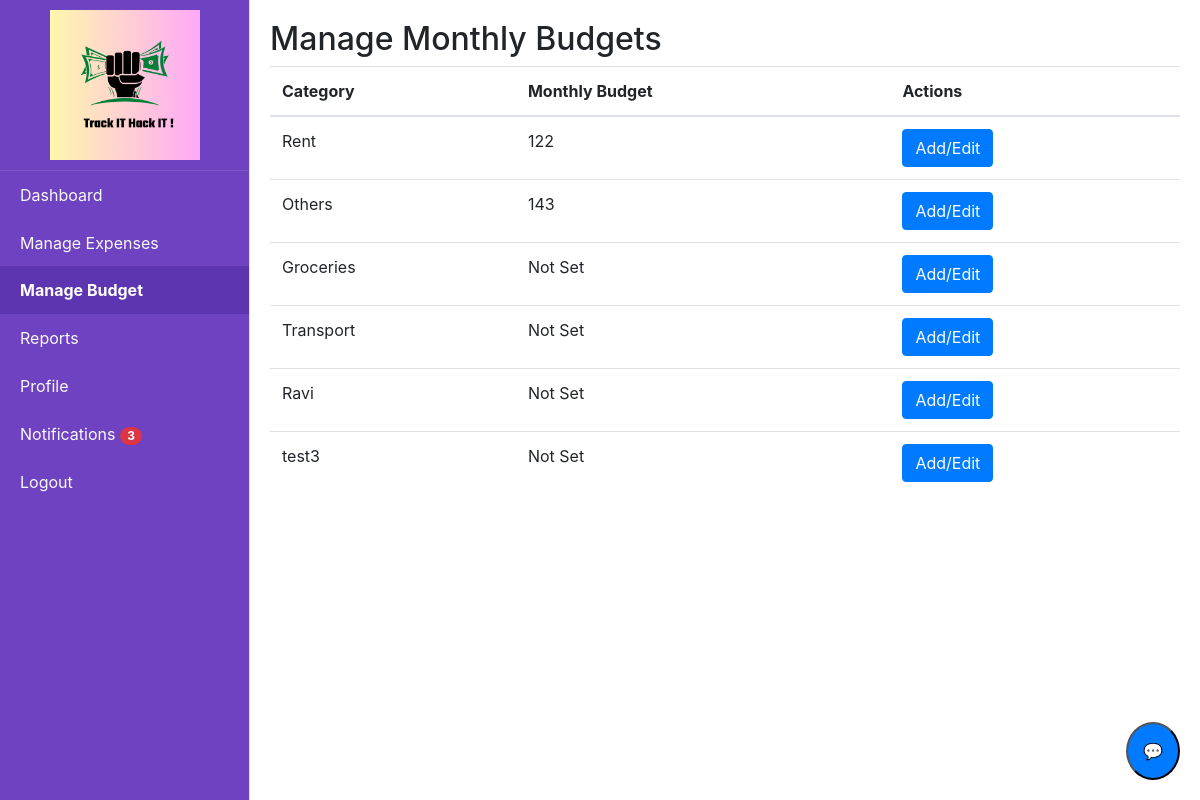
Screenshot of /budget (signed in) with the database file from the repository.
### tables this page shows
CREATE TABLE category (id INTEGER PRIMARY KEY AUTOINCREMENT, name TEXT NOT NULL, is_income INTEGER DEFAULT (0));

### app.py (the view)
@app.route('/budget', methods=['GET','POST'])
@login_required
def budget():
    categories = query_db('SELECT * FROM category WHERE is_income = 0')  # Fetch all categories
    budgets = query_db('SELECT * FROM budgets WHERE user_id = ?', (current_user.id,))
    budget_dict= dict()
    for budget in budgets:
        budget_dict[budget[2]]= budget[3]
    return render_template('budget.html', categories=categories, budgets=budgets,budget_dict=budget_dict)

### app.py (called while the page is built)
@login_manager.user_loader
def load_user(user_id):
    return get_user_by_id(user_id)

@app.after_request
def after_request(response):
    response.headers["Cache-Control"] = "no-cache, no-store, must-revalidate"
    return response

@app.context_processor
def inject_unread_notifications():
    if current_user.is_authenticated:
        unread_count = query_db('''
            SELECT COUNT(*)
            FROM notifications
            WHERE user_id = ? AND is_read = 0
        ''', [current_user.id], one=True)
        return dict(unread_count=unread_count[0] if unread_count else 0)
    return dict(unread_count=0)

### database.py (called while the page is built)
def get_db():
    return sqlite3.connect(DATABASE)

def query_db(query, args=(), one=False):
    cur = get_db().execute(query, args)
    rv = cur.fetchall()
    cur.close()
    return (rv[0] if rv else None) if one else rv

def get_user_by_id(user_id):
    conn = sqlite3.connect(DATABASE)
    cursor = conn.cursor()
    cursor.execute('SELECT * FROM users WHERE id = ?', (user_id,))
    user = cursor.fetchone()
    conn.close()
    if user:
        return User(id=user[0], username=user[1], email=user[2], password=user[3])
    return None

### templates/budget.html (shortened to what this page needs)
{% extends "home.html" %}
{% block content %}
    <h2>Manage Monthly Budgets</h2>
    <table class="table">
        <thead>
            <tr>
                <th>Category</th>
                <th>Monthly Budget</th>
                <th>Actions</th>
            </tr>
        </thead>
        <tbody>
            {% for category in categories %}
                <tr>
                    <td>{{ category[1] }}</td>
                    <td>
             {% if category[0] in budget_dict  and budget_dict[category[0]]  %}
                {{ budget_dict[category[0]] }}
            {% else %}
                Not Set
            {% endif %}
                    </td>
                    <td>
                        <button class="btn btn-primary" onclick="openBudgetModal({{ category[0] }}, '{{ category[1] }}', {{budget_dict[category[0]]}})">Add/Edit</button>
                    </td>
                </tr>
            {% endfor %}
        </tbody>
    </table>
{% endblock %}

### rows the page displays
category: name "Rent", budget_dict "122"
category: name "Others", budget_dict "143"
category: name "Groceries", shows "Not Set"
category: name "Transport", shows "Not Set"
category: name "Ravi", shows "Not Set"
category: name "test3", shows "Not Set"

### other values shown
{{ unread_count }} "3"
